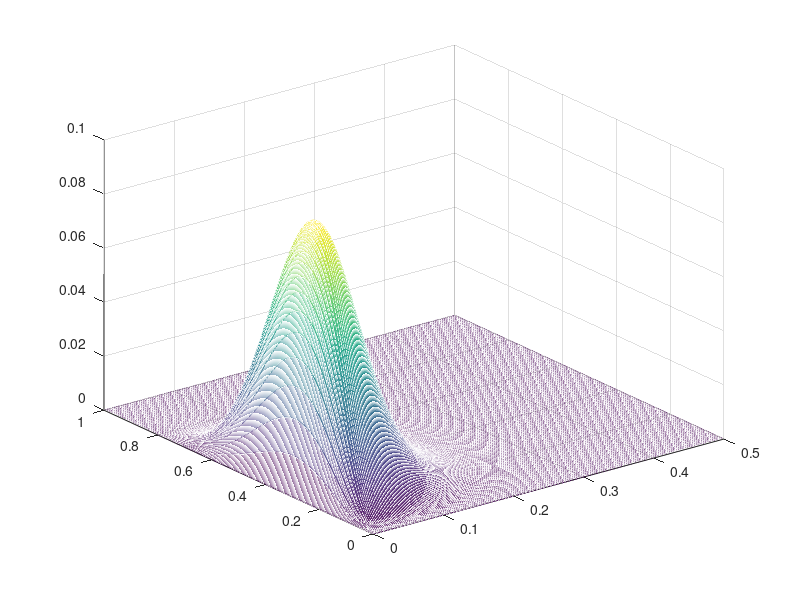

Here is the MATLAB script that generated this plot:
% Tomas Furst for Summer school in Ostrava
% Correct, i.e. Bayesian inference
% Summer Camp - Data Analysis with R


% nasty disease = frequentism = D

% pa = prob(contract D within a year from vaccination by A)
% pb = prob(contract D within a year from vaccination by B)


pa = 0:0.002:.5; % axis pa for visualisation
pb = 0:0.002:1;  % axis pb for visualisation
[a b] = meshgrid(pa,pb); % 2 dimensional mesh grid
pom1 = nchoosek(30,1)*a.*(1-a).^(29);
pom2 = nchoosek(10,3)*b.^3.*(1-b).^7;
post = pom1.*pom2; % explicit formula for likelihood

mesh(a,b,post); % show

% prob(A is better than B)
maska = b>a;
pom1 = maska.*post;
vysl = sum(pom1(:))/sum(post(:));
disp(['Prob(A is better than B) = ' num2str(vysl)])

% prob(B is 10 times better than A)
maska = b>10*a;
pom1 = maska.*post;
vysl = sum(pom1(:))/sum(post(:));
disp(['Prob(A is at least 10 times better than B) = ' num2str(vysl)])

